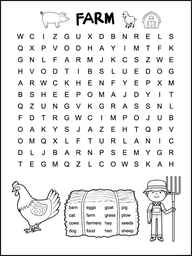
#> input picture assets/image_lvl4_1.png, 192 x 256 px, shrunk from 736 x 981 before the run
$ python main.py
#> lines starting #> are read from the running program, lines starting #| are printed output that depends on the picture
#> in load_image, img is the input picture: shape (256, 192, 3); mean B, G, R 234, 234, 234
### misc/image-processing-python/pre_treatement/gaussian.py
import math
import numpy as np

def get_gaussian_value(x: int, y: int, sigma: float) -> float:
    e_expr = math.exp(-((x*x)+(y*y))/(2*(sigma*sigma)))

    return e_expr / (2*math.pi*(sigma*sigma))

def get_kernel_mat(radius: int, sigma: float):

#> called with radius = 2, sigma = 1.5
    size = (2*radius)+1
    kernel = np.zeros((size, size), dtype=np.float32)
    sum = 0.0
    for x in range(-radius, radius+1):
        col = []
        for y in range(-radius, radius+1):
            val = get_gaussian_value(x,y, sigma)
            kernel[x + radius, y + radius] = val
            sum += val

    kernel /= sum

    return (kernel)

def create_blurred_image(radius: int,sigma: int, image: np.ndarray) -> np.ndarray:
        kernel = get_kernel_mat(radius=radius, sigma=sigma)

        height, width, channels = image.shape
#> height = 256; width = 192; channels = 3

        output_image = np.zeros((height,width,channels), np.uint8)

        # Apply the kernel to each pixel except the borders
        for x in range(radius, width - radius):
            print(f"{x}/{width-radius}")
            for y in range(radius, height - radius):
                for c in range(channels):  # For each color channel (B, G, R)
                    weighted_sum = 0.0
                    for i in range(-radius, radius + 1):
                        for j in range(-radius, radius + 1):
                            # Get pixel value and kernel value
                            pixel_value = image[y + j, x + i, c]
                            kernel_value = kernel[i + radius, j + radius]
                            weighted_sum += pixel_value * kernel_value

                    output_image[y, x, c] = min(max(int(weighted_sum), 0), 255)
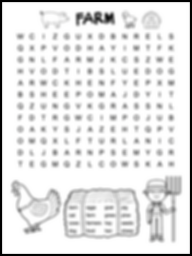
#> output_image: shape (256, 192, 3); mean B, G, R 228.3, 228.3, 228.3

        return output_image

### misc/image-processing-python/pre_treatement/grayscale.py
import numpy as np

def apply_grayscale(img):
    R_COEF = 0.2989
    G_COEF = 0.5870
    B_COEF = 0.1140

    # expecting the format of img to be BGR
    b, g, r = img[..., 0], img[..., 1], img[..., 2]
    grayscale_image = B_COEF * b + G_COEF * g + R_COEF * r

    return grayscale_image

### misc/image-processing-python/pre_treatement/sobel.py
import numpy as np
import math
from typing import Tuple

def get_sobel_operator() -> Tuple[:]:
    x_mat = np.array([[-1, 0, 1],
                     [-2, 0, 2],
                     [-1, 0, 1]])
    y_mat = np.array([[-1, -2, -1],
                     [0, 0, 0],
                     [1, 2, 1]])

    return (x_mat, y_mat)

def apply_sobel(image: np.ndarray, radius: int = 1) -> np.ndarray:
#> called with radius = 1
        x_sobel, y_sobel = get_sobel_operator()

        print(image.shape)
#| (256, 192)
        height, width = image.shape
#> height = 256; width = 192

        output_image = np.zeros((height,width), np.uint8)

        for x in range(radius, width - radius):
            print(f"{x}/{width-radius}")
            for y in range(radius, height - radius):
                gx = 0.0
                gy = 0.0
                for i in range(-radius, radius + 1):
                    for j in range(-radius, radius + 1):
                        pixel_value = image[y + j, x + i]
                        gx += pixel_value * x_sobel[i + radius, j + radius]
                        gy += pixel_value * y_sobel[i + radius, j + radius]

                weighted_sum = np.sqrt(gx ** 2 + gy ** 2)
                output_image[y, x] = min(max(int(weighted_sum), 0), 255)
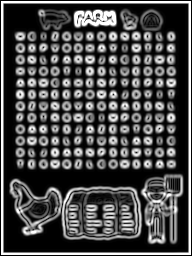
#> output_image: shape (256, 192); min 0, max 255, mean 73.1

        return output_image

### misc/image-processing-python/algos/hough.py
import math
import numpy as np
import cv2


rho_step = 9
theta_step = 0.261

def hough_lines(image, edges: np.ndarray, threshold: float, min_theta: float, max_theta: float) -> np.ndarray:
#> called with threshold = 0, min_theta = 1, max_theta = 3.14
    height, width = image.shape[:2]
#> height = 256; width = 192
    diagonal = np.sqrt(height**2 + width**2)  # Max possible rho
#> diagonal = 320

    # Compute the range of theta and rho values
    theta_angles = np.arange(min_theta, max_theta, theta_step)
    rho_values = np.arange(-diagonal, diagonal, rho_step)
#> rho_values = 72 values from -320 to 319
    num_thetas = len(theta_angles)
    num_rhos = len(rho_values)
#> num_rhos = 72

    # Initialize the accumulator (Hough space)
    accumulator = np.zeros((num_rhos, num_thetas), dtype=np.int32)

    # Precompute sin and cos values for each theta
    sin_theta = np.sin(theta_angles)
    cos_theta = np.cos(theta_angles)

    # Get coordinates of edge points
    y_idxs, x_idxs = np.nonzero(edges)

    # Fill accumulator
    for x, y in zip(x_idxs, y_idxs):
        for t_idx in range(num_thetas):
            rho = x * cos_theta[t_idx] + y * sin_theta[t_idx]
            rho_idx = int((rho + diagonal) / rho_step)
            if 0 <= rho_idx < num_rhos:
                accumulator[rho_idx, t_idx] += 1

    # Find the accumulator values above the threshold
    # print(np.mean(accumulator))

    rho_idx, theta_idx = np.where(accumulator > threshold)
#> rho_idx = 291 values from 14 to 70; theta_idx = 291 values, max 8 at index 0, min 0 at index 86, mean 3.82

    # Copy the image to draw lines
    output_image = np.copy(image)

    # Draw detected lines on the image
    for r_idx, t_idx in zip(rho_idx, theta_idx):
        rho = rho_values[r_idx]
        theta = theta_angles[t_idx]

        # Convert polar coordinates to Cartesian for the lines
        a = np.cos(theta)
        b = np.sin(theta)
        x0 = a * rho
        y0 = b * rho

        # Points (x1, y1) and (x2, y2) to define the line
        x1 = int(x0 + 1000 * (-b))  # Extend the line in one direction
        y1 = int(y0 + 1000 * (a))
        x2 = int(x0 - 1000 * (-b))  # Extend the line in the other direction
        y2 = int(y0 - 1000 * (a))

        # Clip points to stay within the image bounds
        print((x1, y1), (x2, y2))
        cv2.line(output_image, (x1, y1), (x2, y2), (0, 0, 255), 2)
#> this loop made 291 passes
#> (r_idx, t_idx, rho, theta, a, b, x0, y0) on passes 1 to 3: (14, 8, -194, 3.09, -0.999, 0.0536, 193.7, -10.39), (15, 7, -185, 2.83, -0.951, 0.309, 175.9, -57.24), (15, 8, -185, 3.09, -0.999, 0.0536, 184.7, -9.91)
#| (140, -1008) (247, 988)
#| (-133, -1008) (485, 893)
#| (131, -1008) (238, 988)
#| (-142, -1005) (476, 896)
#| (122, -1007) (229, 989)
#| (-404, -929) (684, 747)
#| (-150, -1002) (468, 899)
#| (113, -1007) (220, 989)
#> (further printed lines are left out)
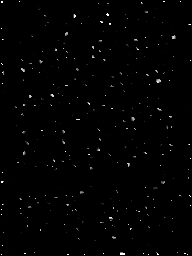
#> output_image: shape (256, 192); min 0, max 255, mean 2.1

    return output_image

### misc/image-processing-python/algos/line_detection.py
import cv2

def detect_grid_lines_y(image, target, line_width):
    """Detect grid letters via vertical lines.

    :param image: image to detect letters on
    :param target: image to print lines on.
    :param line_width: width of the marker used to detetc white pixels.
    :return: the target image with lines on it.
    """
#> called with line_width = 5
    if (len(image.shape) == 3):
        height, width, _c = image.shape
#> height = 256; width = 192
    else:
        height, width = image.shape

    line_width = 3

    sum_line_height = 0

    for w in range(0, width, line_width):
        sum_step = 0
        for w2 in range(w, w+line_width):
            sum = 0
            for h in range(height):
                r,g,b = image[h,w]

                if (r != 0 or g != 0 or b != 0):
                    sum += 1
            sum_step += sum
        # print(w,w+line_width ,sum_step/line_width)
        sum_line_height += sum_step/line_width

    avg = (sum_line_height / (width / line_width))

    for w in range(0, width, line_width):
        sum_step = 0
        for w2 in range(w, w+line_width):
            sum = 0
            for h in range(height):
                r,g,b = image[h,w]

                if (r != 0 or g != 0 or b != 0):
                    sum += 1
            sum_step += sum
        if (sum_step/line_width > avg):
            cv2.line(target, (w, 0), (w+line_width, height), (90, 78, 20), 2)
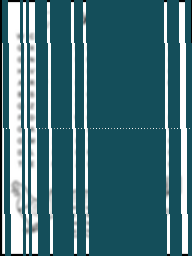
#> target: shape (256, 192, 3); mean B, G, R 120.6, 111.3, 66.2
    return target


# [46 lines left out: function detect_grid_lines_x, not called in this run]

### misc/image-processing-python/main.py
import os
import cv2
import numpy as np


from pre_treatement.gaussian import create_blurred_image
from pre_treatement.sobel import apply_sobel
from pre_treatement.grayscale import apply_grayscale
from algos.hough import hough_lines
from algos.line_detection import detect_grid_lines_x, detect_grid_lines_y

def load_image(filename : str, filepath : str = "../../assets/"):
    img_path = os.path.join(filepath, filename)
    img = cv2.imread(img_path)

    return img

if __name__ == "__main__":
    # https://en.wikipedia.org/wiki/Gaussian_blur
    filepath = "../../assets/"
    output_folder = "outputs/"
    filename = "image_lvl4_1.png"

    img = load_image(filename=filename)


    # Radius is the size of the matrix
    output_img = create_blurred_image(radius=2, sigma=1.5, image=img)
    cv2.imwrite(filename=f"{output_folder}output_grad_{filename}", img=output_img)


    img = load_image(filename=f"output_grad_{filename}", filepath=output_folder)


    gray_out = apply_grayscale(img) # Apply grayscale to the image.
    sobel_out = apply_sobel(gray_out) # Apply the sobel operator to the grayscaled image.

    cv2.imwrite(filename=f"{output_folder}output_sobel_{filename}", img=sobel_out)


    # Hough lines; Will prob not use it.
    polar_lines = hough_lines(sobel_out, sobel_out, threshold=0, min_theta=1, max_theta=np.pi)
    cv2.imwrite(filename=f"{output_folder}output_hough_{filename}", img=polar_lines)
    polar_lines = load_image(filename=f"output_hough_{filename}", filepath=output_folder)

    # Custom line detection algo. Takes the sobel and goes line by line to detect which lines have more than average number of white pixels.
    polar_lines_target = load_image(filename=f"output_sobel_{filename}", filepath=output_folder)
    lines = detect_grid_lines_y(polar_lines_target, target=img, line_width=5)
    # lines = detect_grid_lines_x(polar_lines_target, target=lines,  line_width=3)

    cv2.imwrite(filename=f"{output_folder}output_lines_{filename}", img=lines)

$ run again, with assets/image_lvl1_1.png copied over assets/image_lvl4_1.png
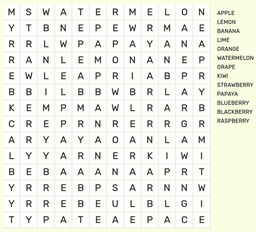
#> input picture assets/image_lvl1_1.png, 256 x 232 px, shrunk from 770 x 697 before the run
#> in load_image, img is the input picture: shape (232, 256, 3); mean B, G, R 232.7, 240.4, 238.9
#| (232, 256)
#> after the loop in apply_sobel, `for x in range(radius, width - radius):`:
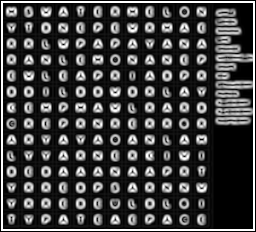
#> output_image: shape (232, 256); min 0, max 255, mean 63.2
#> rho_idx = 313 values from 10 to 75; theta_idx = 313 values, max 8 at index 0, min 0 at index 117, mean 4.01
#> the loop in hough_lines, `for r_idx, t_idx in zip(rho_idx, theta_idx):` made 313 passes
#> (r_idx, t_idx, rho, theta, a, b, x0, y0) on passes 1 to 3: (10, 8, -255.5, 3.09, -0.999, 0.0536, 255.1, -13.69), (11, 7, -246.5, 2.83, -0.951, 0.309, 234.4, -76.27), (11, 8, -246.5, 3.09, -0.999, 0.0536, 246.1, -13.2)
#> (printed output is left out)
#> after the loop in detect_grid_lines_y, `for w in range(0, width, line_width):`:
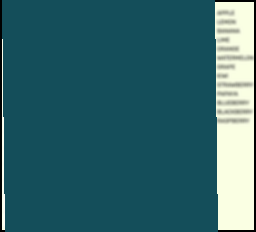
#> target: shape (232, 256, 3); mean B, G, R 107.3, 101, 52.1

$ run again, with assets/image_lvl1_2.png copied over assets/image_lvl4_1.png
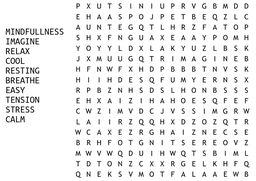
#> input picture assets/image_lvl1_2.png, 256 x 181 px, shrunk from 841 x 595 before the run
#> in load_image, img is the input picture: shape (181, 256, 3); min 0, max 255, mean 238
#| (181, 256)
#> after the loop in apply_sobel, `for x in range(radius, width - radius):`:
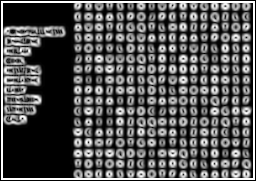
#> output_image: shape (181, 256); min 0, max 255, mean 81.7
#> rho_idx = 274 values from 6 to 66; theta_idx = 274 values, max 8 at index 0, min 0 at index 112, mean 4.12
#> the loop in hough_lines, `for r_idx, t_idx in zip(rho_idx, theta_idx):` made 274 passes
#> (r_idx, t_idx, rho, theta, a, b, x0, y0) on passes 1 to 3: (6, 8, -259.5, 3.09, -0.999, 0.0536, 259.2, -13.9), (7, 8, -250.5, 3.09, -0.999, 0.0536, 250.2, -13.42), (8, 7, -241.5, 2.83, -0.951, 0.309, 229.7, -74.73)
#> (printed output is left out)
#> after the loop in detect_grid_lines_y, `for w in range(0, width, line_width):`:
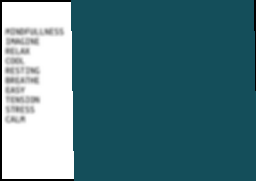
#> target: shape (181, 256, 3); mean B, G, R 129.2, 120.6, 79.2

$ run again, with assets/image_lvl2_1.png copied over assets/image_lvl4_1.png
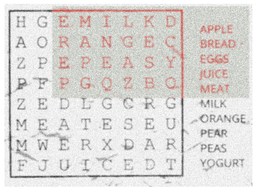
#> input picture assets/image_lvl2_1.png, 256 x 192 px, shrunk from 1468 x 1102 before the run
#> in load_image, img is the input picture: shape (192, 256, 3); mean B, G, R 216.6, 218.8, 221.6
#| (192, 256)
#> after the loop in apply_sobel, `for x in range(radius, width - radius):`:
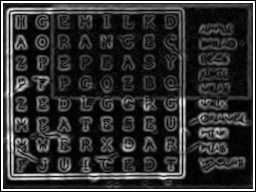
#> output_image: shape (192, 256); min 0, max 255, mean 49.9
#> rho_idx = 285 values from 7 to 68; theta_idx = 285 values, max 8 at index 0, min 0 at index 117, mean 4.1
#> the loop in hough_lines, `for r_idx, t_idx in zip(rho_idx, theta_idx):` made 285 passes
#> (r_idx, t_idx, rho, theta, a, b, x0, y0) on passes 1 to 3: (7, 8, -257, 3.09, -0.999, 0.0536, 256.6, -13.77), (8, 7, -248, 2.83, -0.951, 0.309, 235.8, -76.74), (8, 8, -248, 3.09, -0.999, 0.0536, 247.6, -13.28)
#> (printed output is left out)
#> after the loop in detect_grid_lines_y, `for w in range(0, width, line_width):`:
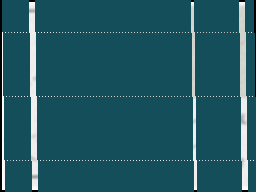
#> target: shape (192, 256, 3); mean B, G, R 98.2, 87.3, 33.9
